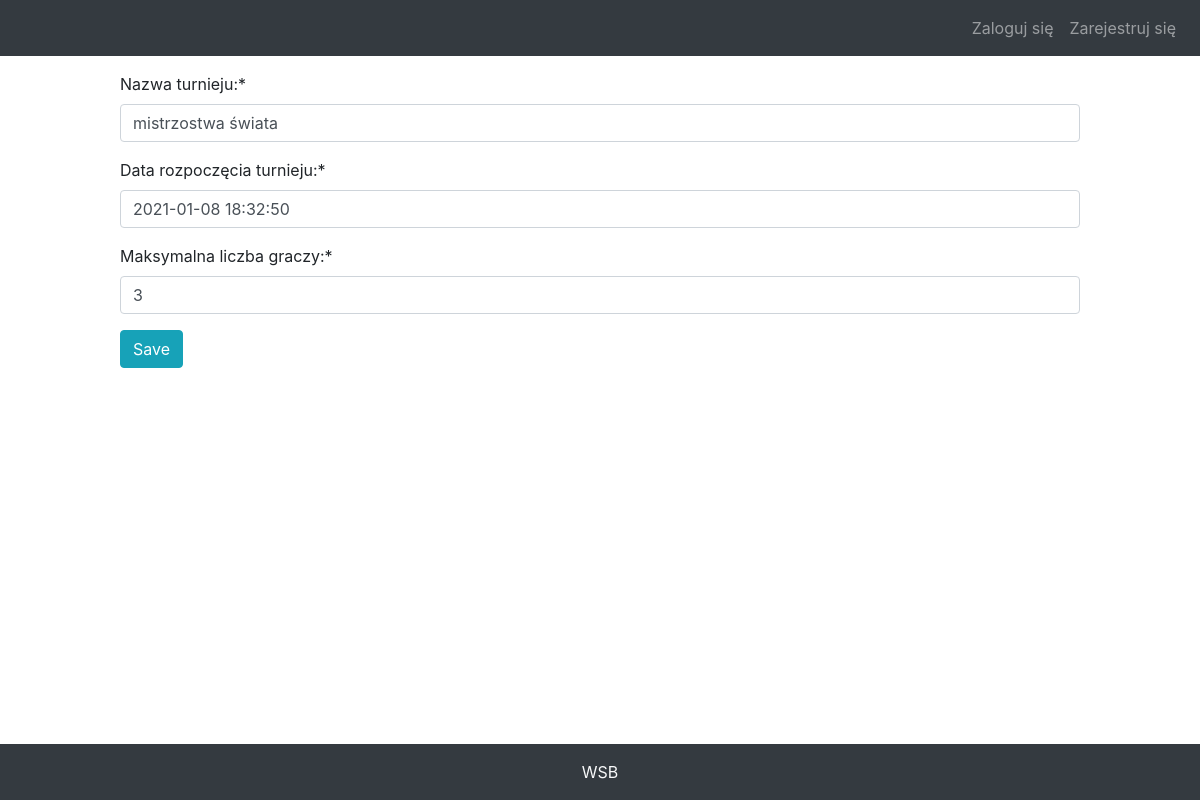
Page /turnieje/tournaments/42/update on the committed database.
### turnieje/models/turnieje_model.py (models this page shows, shortened)
class Tournaments(models.Model):
    id = models.AutoField(db_index=True, primary_key=True)
    name = models.CharField(max_length=20)
    date_of_start = models.DateTimeField()
    max_players = models.IntegerField()

### turnieje/views/turnieje_view.py (the view)
# urls.py: path('tournaments/<int:pk>/update', UpdateTournamentView.as_view(), name="tournament_update"),
class UpdateTournamentView(SuccessMessageMixin, UpdateView):
    model = Tournaments
    success_url = reverse_lazy('all_tournaments')
    form_class = TournamentsForm
    success_message = "Turniej został zaktualizowany"

### turnieje/forms/turnieje_form.py
class TournamentsForm(ModelForm):
    class Meta:
        model = Tournaments
        fields = ['name', 'date_of_start', 'max_players']
        labels = {
            "name": "Nazwa turnieju:",
            "date_of_start": "Data rozpoczęcia turnieju:",
            "max_players": "Maksymalna liczba graczy:"
        }
        widgets = {
            'date_of_start': DateTimePickerInput(format='%Y-%m-%d %H:%M:%S')
        }

### turnieje/templates/turnieje/tournaments_form.html (shortened to what this page needs)
{% extends 'turnieje/scheleton.html' %}
{% block content %}
{% load crispy_forms_tags %}
<form method="post">
    <p>
        {{ form|crispy }}
    </p>
    <button type="submit" class="btn btn-info">Save</button>
</form>
{% endblock %}

### rows in the picture
Tournaments: name "mistrzostwa świata", date_of_start "2021-01-08 18:32:50", max_players "3"
